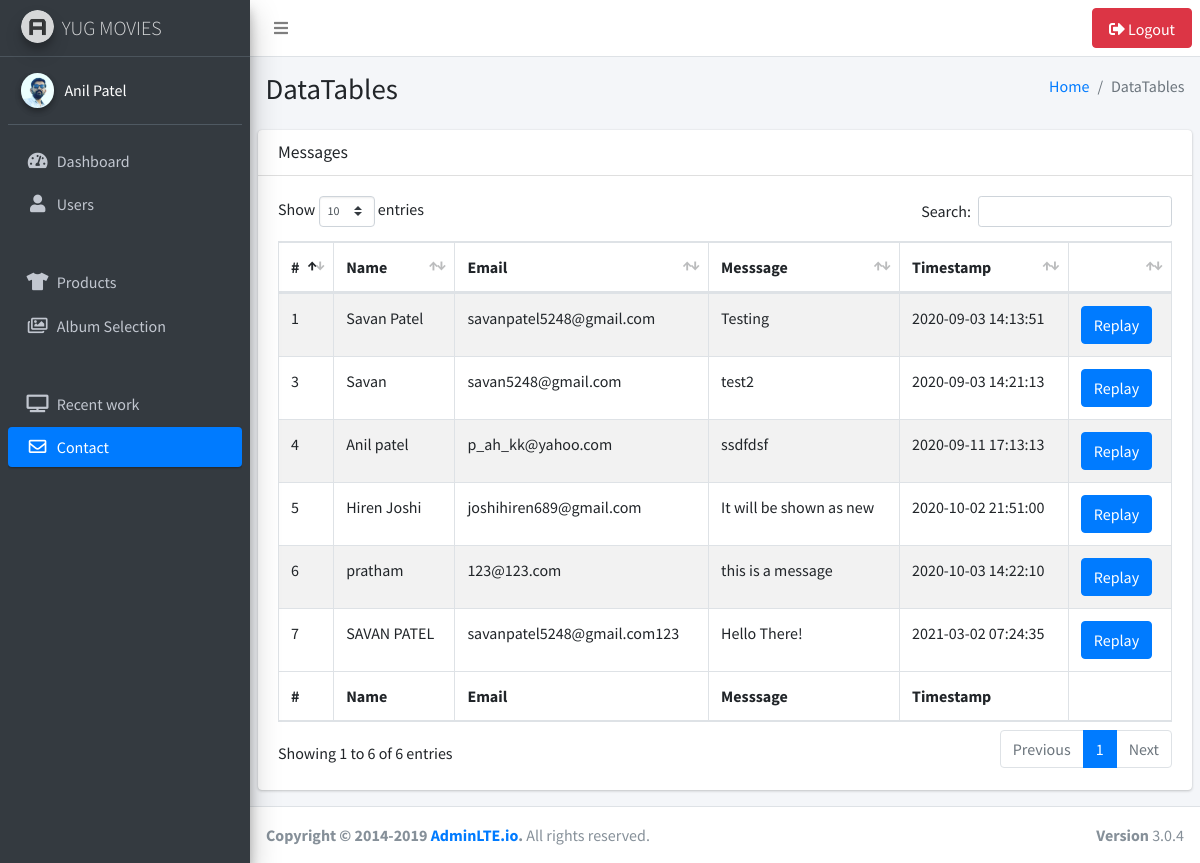
The app's page /admin/pages/tables/contact.php (signed in) with its own data.
### tables this page shows
CREATE TABLE `contact` (
  `id` int(11) NOT NULL,
  `name` varchar(50) NOT NULL,
  `email` varchar(30) NOT NULL,
  `message` text NOT NULL,
  `readed` int(1) NOT NULL DEFAULT '0',
  `timestamp` datetime NOT NULL DEFAULT CURRENT_TIMESTAMP
);

### admin/pages/tables/contact.php (the view, shortened to what this page needs)
<?php
  include '../../../includes/connect_db.php';
?>
<!DOCTYPE html>
<html>
<head>
  <link rel="stylesheet" href="../../plugins/fontawesome-free/css/all.min.css">
  <link rel="stylesheet" href="https://code.ionicframework.com/ionicons/2.0.1/css/ionicons.min.css">
  <link rel="stylesheet" href="../../plugins/datatables-bs4/css/dataTables.bootstrap4.min.css">
  <link rel="stylesheet" href="../../plugins/datatables-responsive/css/responsive.bootstrap4.min.css">
  <link rel="stylesheet" href="../../dist/css/adminlte.min.css">
</head>
<body class="hold-transition sidebar-mini">
<div class="wrapper">
  <?php
  include '../_header.php';
  ?>
  <div class="content-wrapper">
    <section class="content-header">
      <div class="container-fluid">
        <div class="row mb-2">
          <div class="col-sm-6">
            <h1>DataTables</h1>
          </div>
          <div class="col-sm-6">
            <ol class="breadcrumb float-sm-right">
              <li class="breadcrumb-item"><a href="#">Home</a></li>
              <li class="breadcrumb-item active">DataTables</li>
            </ol>
          </div>
        </div>
      </div>
    </section>
    <section class="content">
      <div class="row">
        <div class="col-12">
          <div class="card">
            <div class="card-header">
              <h3 class="card-title">Messages</h3>
            </div>
            <div class="card-body">
              <table id="example1" class="table table-bordered table-striped">
                <thead>
                <tr>
                  <th>#</th>
                  <th>Name</th>
                  <th>Email</th>
                  <th>Messsage</th>
                  <th>Timestamp</th>
                  <th></th>
                </tr>
                </thead>
                <tbody>
                <?php
                    $sql = "SELECT * FROM `contact` ORDER BY `contact`.`id` DESC";
                    $user_results = mysqli_query($conn,$sql);
                    while ($row = mysqli_fetch_assoc($user_results)){
                      if ($row['readed'] == 0) {
                        $badge = "<span class='badge badge-pill badge-info'>New</span>";
                      }
                      else {
                        $badge ="";
                      }
                      echo '
                <tr>
                  <td>'.$row['id'].$badge.'</td>
                  <td>'.htmlspecialchars($row['name']).'</td>
                  <td>'.htmlspecialchars($row['email']).'</td>
                  <td>'.htmlspecialchars($row['message']).'</td>
                  <td>'.$row['timestamp'].'</td>
                  <td><a href="mailto:'.$row['email'].'"><button type="submit" class="btn btn-primary">Replay</button></a></td>
                </tr>';
                    }
                ?>
                </tbody>
                <tfoot>
                <tr>
                  <th>#</th>
                  <th>Name</th>
                  <th>Email</th>
                  <th>Messsage</th>
                  <th>Timestamp</th>
                  <th></th>
                </tr>
                </tfoot>
              </table>
            </div>
          </div>
        </div>
      </div>
    </section>
  </div>
  <footer class="main-footer">
    <div class="float-right d-none d-sm-block">
      <b>Version</b> 3.0.4
    </div>
    <strong>Copyright &copy; 2014-2019 <a href="http://adminlte.io">AdminLTE.io</a>.</strong> All rights
    reserved.
  </footer>
</div>
</body>
</html>

### records on screen
contact: id "7", name "SAVAN PATEL", email "savanpatel5248@gmail.com123", message "Hello There!", timestamp "2021-03-02 07:24:35"
contact: id "6", name "pratham", email "123@123.com", message "this is a message", timestamp "2020-10-03 14:22:10"
contact: id "5", name "Hiren Joshi", email "joshihiren689@gmail.com", message "It will be shown as new", timestamp "2020-10-02 21:51:00"
contact: id "4", name "Anil patel", email "p_ah_kk@yahoo.com", message "ssdfdsf", timestamp "2020-09-11 17:13:13"
contact: id "3", name "Savan", email "savan5248@gmail.com", message "test2", timestamp "2020-09-03 14:21:13"
contact: id "1", name "Savan Patel", email "savanpatel5248@gmail.com", message "Testing", timestamp "2020-09-03 14:13:51"
